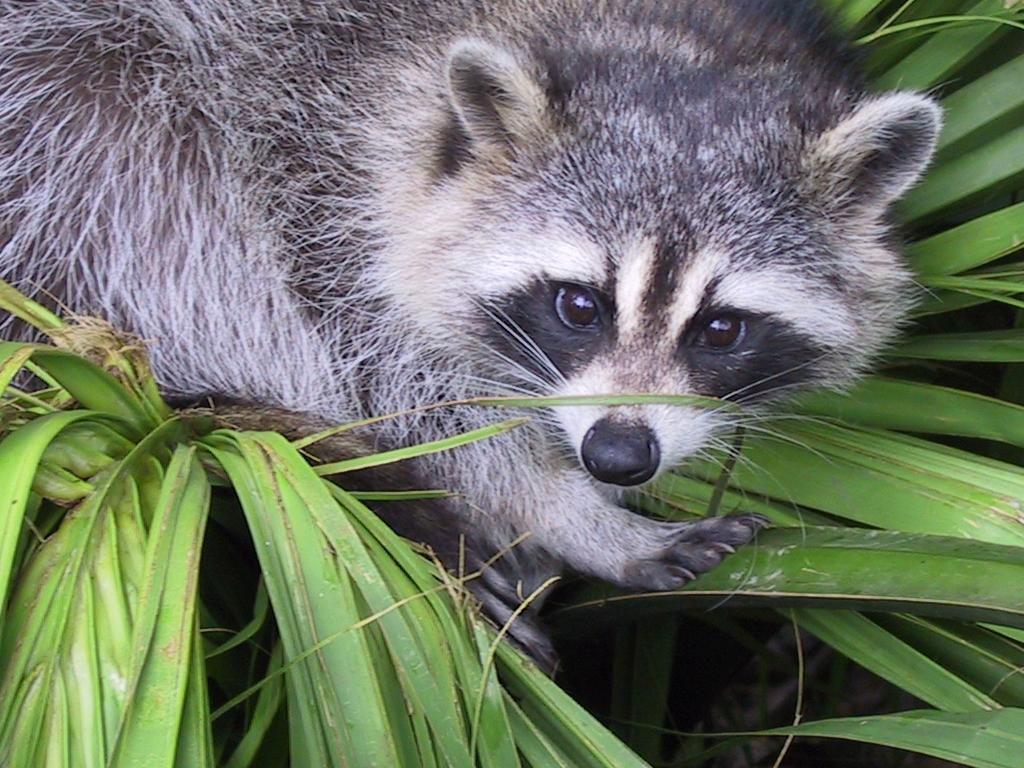
#> input picture python_1_array/ex03/animal.jpeg, 1024 x 768 px
$ python zoom.py
#> lines starting #> are read from the running program, lines starting #| are printed output that depends on the picture
### python_1_array/ex03/load_image.py
import cv2


def ft_load(path: str):
#> called with path = 'animal.jpeg'
    try:
        image_bgr = cv2.imread(path)
#> image_bgr is the input picture: shape (768, 1024, 3); mean B, G, R 102.1, 117.7, 110.7
        image_rgb = cv2.cvtColor(image_bgr, cv2.COLOR_BGR2RGB)
        print(image_rgb.shape)
#| (768, 1024, 3)
        return (image_rgb)
    except Exception as err:
        print("Error:", err)

### python_1_array/ex03/zoom.py
from load_image import ft_load
import cv2 as cv2


def ft_zoom(image_array):
    (x, y, z) = image_array.shape
#> x = 768; y = 1024; z = 3

    xoff = int(x / 2)
#> xoff = 384
    yoff = int(y / 2)
#> yoff = 512
    if xoff < 400:
        xoff = 400
    cropped_image = image_array[xoff - 400:xoff, yoff:yoff+400, 0:1]
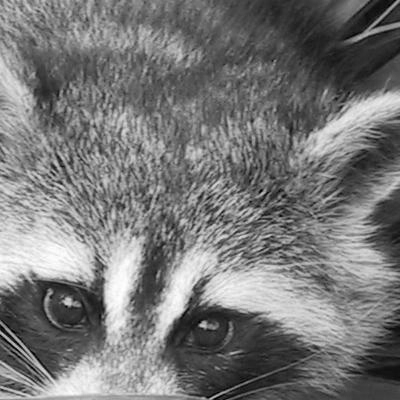
#> cropped_image: shape (400, 400, 1); min 0, max 255, mean 119.3

    print(cropped_image.shape)
#| (400, 400, 1)

    cv2.imshow('test', image_array)
    cv2.imshow('Zoomed Image', cropped_image)
    cv2.waitKey(0)
    cv2.destroyAllWindows()


if __name__ == "__main__":
    image_array = ft_load("animal.jpeg")
    # print(image_array)
    image_zoom = ft_zoom(image_array)

$ run again, with python_1_array/ex03/landscape.jpg copied over python_1_array/ex03/animal.jpeg
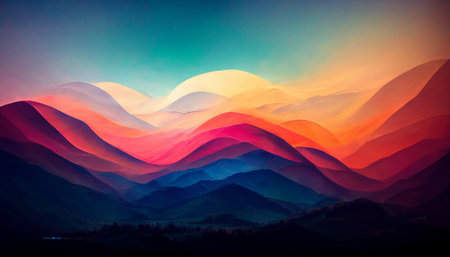
#> input picture python_1_array/ex03/landscape.jpg, 450 x 257 px
#> in ft_load, image_bgr is the input picture: shape (257, 450, 3); mean B, G, R 89.1, 79.1, 98.7
#| (257, 450, 3)
#> in ft_zoom, `cropped_image = image_array[xoff - 400:xoff, yoff:yoff+400, 0:1]`:
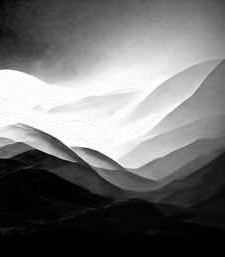
#> cropped_image: shape (257, 225, 1); min 0, max 255, mean 113.6
#| (257, 225, 1)
